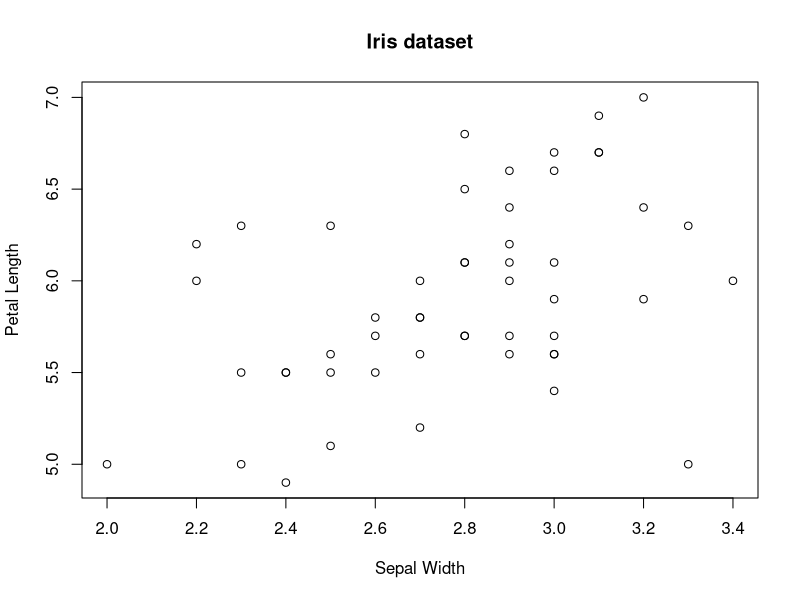

Generate this figure with R:
## ---- chunk 1
# Creating the variables and assign them the values of their ages
Ana <- 8L
Paulo <- 12L
# Verifing if the variables are integer type
class(Ana)
class(Paulo)
# Creating the logical test that will verify if the girl or the boy is older
logicaltest = ifelse(Ana > Paulo, "The girl is older", "The boy is older")
# Printing into the console who is older
logicaltest
## ---- chunk 2
class(BOD)
## ---- chunk 3
X <- c(1,2,3,4,5,6,7,8,9,10)
X
class(X)
## ---- chunk 4
tail(women)
## ---- chunk 5
plot(
  iris$Sepal.Width[50:100],
  iris$Sepal.Length[50:100],
  xlab = "Sepal Width",
  ylab = "Petal Length",
  main = "Iris dataset"
)
## ---- chunk 6
# Creating the vectors of equal size
v1 <- c(1,2,3)
v2 <- c(4,5,6)
# Adding the equivalent positions
result <- v1 + v2
# Printing the result
result
## ---- chunk 7
# Number of rows
nrow(CO2)

# Number of columns
ncol(CO2)

# Row names
row.names(CO2)

# Column names
colnames(CO2)
